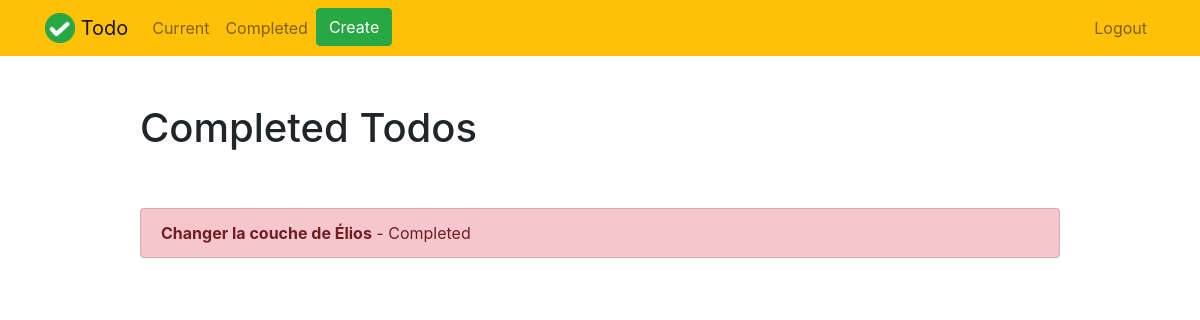
Before: /completed/ (signed in) with the older database file.
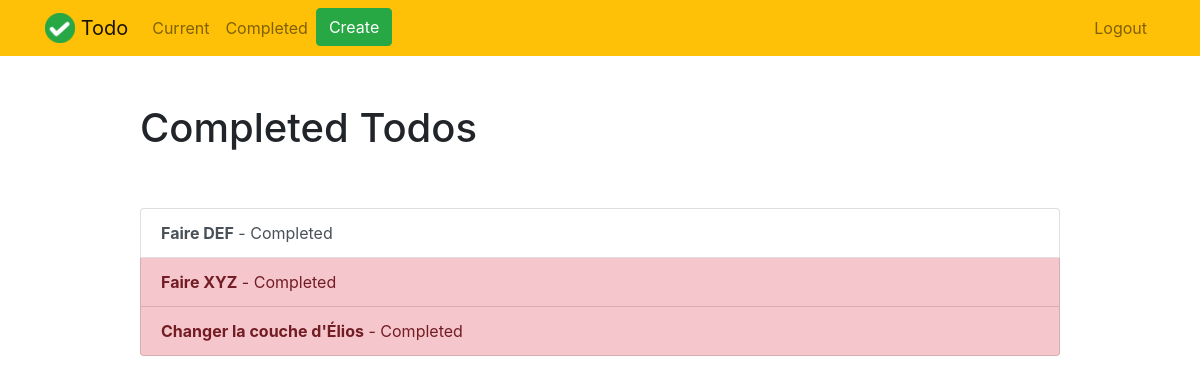
After: the same page with the newer database file.
### todo/models.py (models this page shows, shortened)
class Todo(models.Model):
    title = models.CharField(max_length=100)
    memo = models.TextField(blank=True)
    important = models.BooleanField(default=False)
    created_date = models.DateTimeField(auto_now_add=True)
    completed_date = models.DateTimeField(null=True, blank=True)
    user = models.ForeignKey(User, on_delete=models.CASCADE)

### todo/views.py (the view)
# urls.py: path('completed/', views.completedtodos, name='completedtodos'),
@login_required
def completedtodos(request):
    todos = Todo.objects.filter(user=request.user, completed_date__isnull=False).order_by('-completed_date')
    return render(request, 'todo/completedtodos.html', {'todos':todos})

### todo/templates/todo/completedtodos.html
{% extends "todo/base.html" %}
{% block content %}
    <div class="row justify-content-center mt-5">
        <div class="col-md-10">
            <h1>Completed Todos</h1>
        </div>
    </div>
    <div class="row justify-content-center mt-5">
        <div class="col-md-10">
            <div class="list-group">
                {% for todo in todos %}
                    <a href="{% url 'viewtodo' todo.id %}" class="list-group-item list-group-item-action{% if todo.important %} list-group-item-danger{% endif %}"><b>{{ todo.title }}</b> - Completed {{ todo.datecompleted|date:'M j Y H:i' }}</a>
                {% endfor %}
            </div>
        </div>
    </div>
{% endblock %}

Changed rows visible on the page:
added Todo: title "Faire DEF", important False (drawn)
now on this page (row edited): Todo: title "Faire XYZ"
changed Todo: title "Changer la couche de Élios" → "Changer la couche d'Élios"
